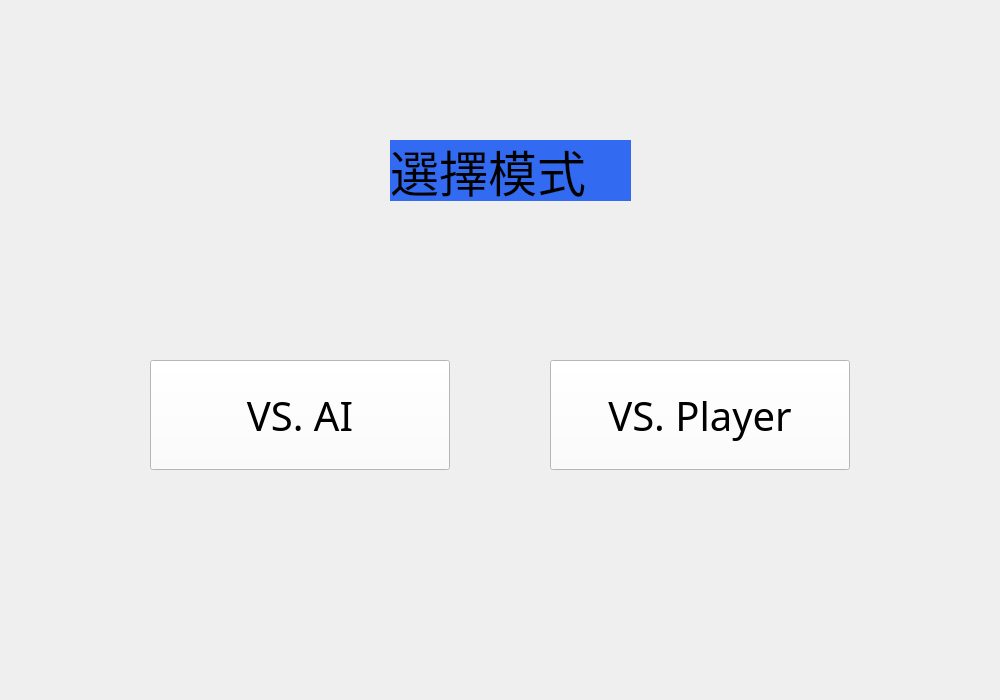
<?xml version="1.0" encoding="UTF-8"?>
<ui version="4.0">
 <class>Ai</class>
 <widget class="QWidget" name="Ai">
  <property name="geometry">
   <rect>
    <x>0</x>
    <y>0</y>
    <width>1000</width>
    <height>700</height>
   </rect>
  </property>
  <property name="windowTitle">
   <string>Form</string>
  </property>
  <property name="styleSheet">
   <string notr="true">background:url(:/images/sky2.jpg)</string>
  </property>
  <widget class="QPushButton" name="pushButton">
   <property name="geometry">
    <rect>
     <x>150</x>
     <y>360</y>
     <width>300</width>
     <height>110</height>
    </rect>
   </property>
   <property name="font">
    <font>
     <family>微軟正黑體</family>
     <pointsize>30</pointsize>
    </font>
   </property>
   <property name="styleSheet">
    <string notr="true">background-color: rgb(255, 255, 255);</string>
   </property>
   <property name="text">
    <string>VS. AI</string>
   </property>
  </widget>
  <widget class="QPushButton" name="pushButton_2">
   <property name="geometry">
    <rect>
     <x>550</x>
     <y>360</y>
     <width>300</width>
     <height>110</height>
    </rect>
   </property>
   <property name="font">
    <font>
     <family>微軟正黑體</family>
     <pointsize>30</pointsize>
    </font>
   </property>
   <property name="styleSheet">
    <string notr="true">background-color: rgb(255, 255, 255);</string>
   </property>
   <property name="text">
    <string>VS. Player</string>
   </property>
  </widget>
  <widget class="QLabel" name="label">
   <property name="geometry">
    <rect>
     <x>390</x>
     <y>140</y>
     <width>241</width>
     <height>61</height>
    </rect>
   </property>
   <property name="font">
    <font>
     <family>微軟正黑體</family>
     <pointsize>37</pointsize>
    </font>
   </property>
   <property name="styleSheet">
    <string notr="true">background:rgb(50, 107, 241)</string>
   </property>
   <property name="text">
    <string>選擇模式</string>
   </property>
  </widget>
  <widget class="QLabel" name="label_2">
   <property name="geometry">
    <rect>
     <x>0</x>
     <y>0</y>
     <width>1000</width>
     <height>700</height>
    </rect>
   </property>
   <property name="text">
    <string/>
   </property>
  </widget>
  <zorder>label_2</zorder>
  <zorder>pushButton</zorder>
  <zorder>pushButton_2</zorder>
  <zorder>label</zorder>
 </widget>
 <resources/>
 <connections/>
</ui>
